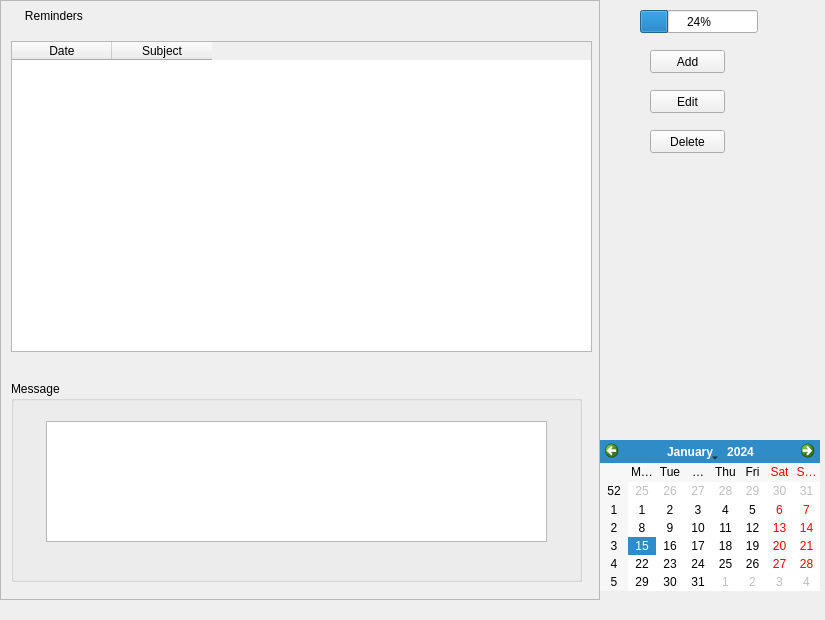
<?xml version="1.0" encoding="UTF-8"?>
<ui version="4.0">
 <class>RemindersDock</class>
 <widget class="QDockWidget" name="RemindersDock">
  <property name="geometry">
   <rect>
    <x>0</x>
    <y>0</y>
    <width>825</width>
    <height>620</height>
   </rect>
  </property>
  <property name="windowTitle">
   <string>Reminders</string>
  </property>
  <widget class="QWidget" name="dockWidgetContents">
   <widget class="QCalendarWidget" name="calendar">
    <property name="geometry">
     <rect>
      <x>600</x>
      <y>440</y>
      <width>220</width>
      <height>151</height>
     </rect>
    </property>
   </widget>
   <widget class="QScrollArea" name="scrollArea">
    <property name="geometry">
     <rect>
      <x>0</x>
      <y>0</y>
      <width>600</width>
      <height>600</height>
     </rect>
    </property>
    <property name="widgetResizable">
     <bool>true</bool>
    </property>
    <widget class="QWidget" name="scrollAreaWidgetContents">
     <property name="geometry">
      <rect>
       <x>0</x>
       <y>0</y>
       <width>598</width>
       <height>598</height>
      </rect>
     </property>
     <widget class="QTableWidget" name="remindersTable">
      <property name="geometry">
       <rect>
        <x>10</x>
        <y>40</y>
        <width>581</width>
        <height>311</height>
       </rect>
      </property>
      <column>
       <property name="text">
        <string>Date</string>
       </property>
      </column>
      <column>
       <property name="text">
        <string>Subject</string>
       </property>
      </column>
     </widget>
     <widget class="QGroupBox" name="messageBox">
      <property name="geometry">
       <rect>
        <x>10</x>
        <y>380</y>
        <width>571</width>
        <height>201</height>
       </rect>
      </property>
      <property name="title">
       <string>Message</string>
      </property>
      <widget class="QTextBrowser" name="textBrowser">
       <property name="geometry">
        <rect>
         <x>35</x>
         <y>40</y>
         <width>501</width>
         <height>121</height>
        </rect>
       </property>
      </widget>
     </widget>
     <widget class="QLabel" name="remindersLabel">
      <property name="geometry">
       <rect>
        <x>14</x>
        <y>5</y>
        <width>571</width>
        <height>20</height>
       </rect>
      </property>
      <property name="styleSheet">
       <string notr="true">font: 18pt &quot;MS Shell Dlg 2&quot;;</string>
      </property>
      <property name="text">
       <string>   Reminders</string>
      </property>
     </widget>
    </widget>
   </widget>
   <widget class="QProgressBar" name="progressBar">
    <property name="geometry">
     <rect>
      <x>640</x>
      <y>10</y>
      <width>118</width>
      <height>23</height>
     </rect>
    </property>
    <property name="value">
     <number>24</number>
    </property>
   </widget>
   <widget class="QPushButton" name="addButton">
    <property name="geometry">
     <rect>
      <x>650</x>
      <y>50</y>
      <width>75</width>
      <height>23</height>
     </rect>
    </property>
    <property name="text">
     <string>Add</string>
    </property>
    <property name="icon">
     <iconset>
      <normaloff>add.gif</normaloff>add.gif</iconset>
    </property>
    <property name="iconSize">
     <size>
      <width>32</width>
      <height>22</height>
     </size>
    </property>
   </widget>
   <widget class="QPushButton" name="deleteButton">
    <property name="geometry">
     <rect>
      <x>650</x>
      <y>130</y>
      <width>75</width>
      <height>23</height>
     </rect>
    </property>
    <property name="text">
     <string>Delete</string>
    </property>
    <property name="icon">
     <iconset>
      <normaloff>delete.gif</normaloff>delete.gif</iconset>
    </property>
    <property name="iconSize">
     <size>
      <width>30</width>
      <height>18</height>
     </size>
    </property>
   </widget>
   <widget class="QPushButton" name="editButton">
    <property name="geometry">
     <rect>
      <x>650</x>
      <y>90</y>
      <width>75</width>
      <height>23</height>
     </rect>
    </property>
    <property name="text">
     <string>Edit</string>
    </property>
    <property name="icon">
     <iconset>
      <normaloff>edit.gif</normaloff>edit.gif</iconset>
    </property>
    <property name="iconSize">
     <size>
      <width>34</width>
      <height>24</height>
     </size>
    </property>
   </widget>
  </widget>
 </widget>
 <resources/>
 <connections/>
</ui>
